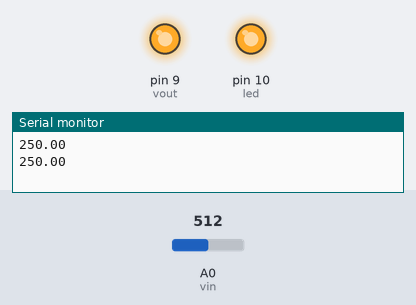
Simulated run of this sketch. Board: Arduino Uno, built with avr-gcc and run on an emulated ATmega328P. On the bench: output pins drawn as LEDs (lit = HIGH), the last lines printed to the serial monitor. Inputs (shaded band) come from the test bench; at power-on: A0 (vin) = 512.

Above: at 1.8 s.
1.9 s: A0 (vin) set to 71
6.0 s: A0 (vin) set to 63
At 6.4 s:
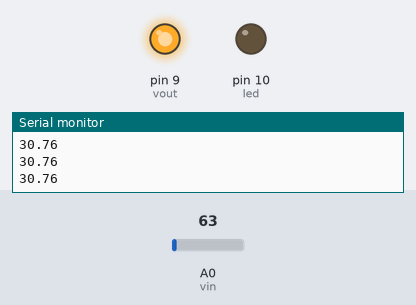
7.5 s: A0 (vin) set to 122
At 8.3 s:
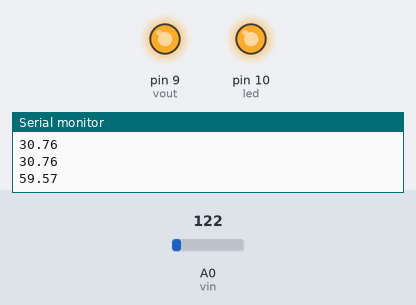
11.6 s: A0 (vin) set to 23
At 12.9 s:
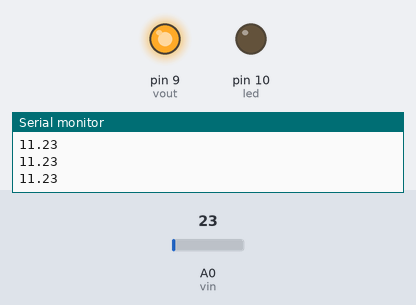
Timing chart, 0 to 14.6 s (numbered marks = the images above; inputs shaded):
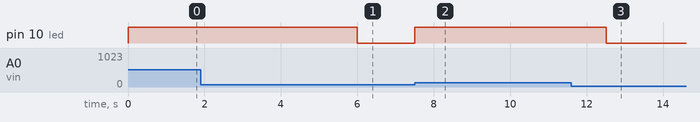

Measured:
- the behaviour switches between 68 and 67 on A0 (vin) (found by bisection; images 0 and 1)
- after the input at 6.0 s, pin 10 (led): HIGH → LOW at once
- after the input at 7.5 s, pin 10 (led): LOW → HIGH at once
- after the input at 11.6 s, pin 10 (led): HIGH → LOW after 0.91 s

The sketch:

sketch_aug08a.ino
```cpp
int vout=9;
int vin=A0;
int led=10;
void setup() {
  // put your setup code here, to run once:
   pinMode(vout,OUTPUT);
   pinMode(vin,INPUT);
   pinMode(led,OUTPUT);
   digitalWrite(vout,HIGH);
    Serial.begin(9600);

}

void loop() {
  // put your main code here, to run repeatedly:

float val = analogRead(vin);
float mv=(500*val)/1024;
// Serial.print(mv);

float tmp=mv;
 Serial.println(mv);

if(tmp>33)
{
  digitalWrite(led,HIGH);

  delay(1000);
  digitalWrite(led,LOW);
}
}
```
